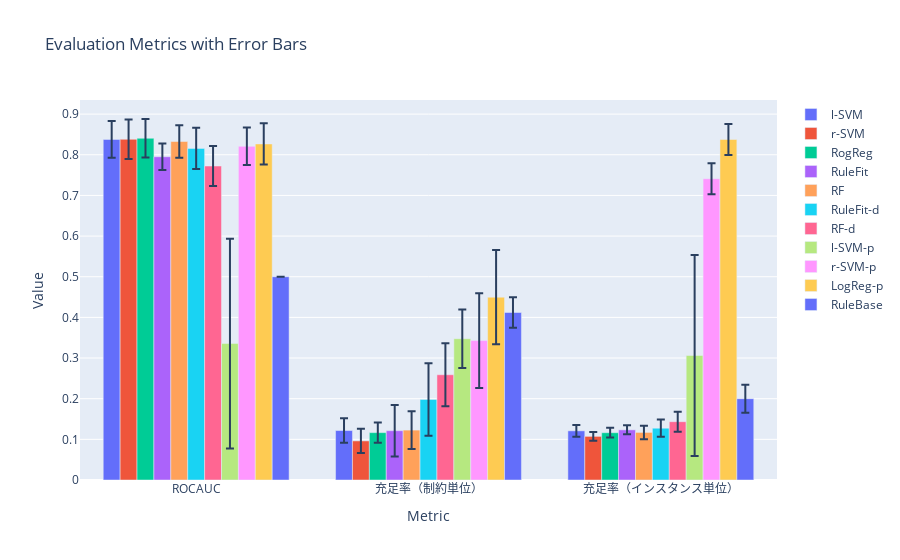

The code cell stored with this chart in its notebook:
### Code cell
import pandas as pd
import plotly.graph_objects as go

# 平均値データフレーム
df_mean = pd.DataFrame({
    'Model': ['l-SVM', 'r-SVM', 'RogReg', 'RuleFit', 'RF', 'RuleFit-d', 'RF-d', 'l-SVM-p', 'r-SVM-p', 'LogReg-p', 'RuleBase'],
    'ROCAUC': [0.837805, 0.838064, 0.840573, 0.795116, 0.8326, 0.815699, 0.772322, 0.33561, 0.820711, 0.826615, 0.5],
    '充足率（制約単位）': [0.121655, 0.096142, 0.116527, 0.121298, 0.122736, 0.198262, 0.258885, 0.347553, 0.342937, 0.44966, 0.412036],
    '充足率（インスタンス単位）': [0.120948, 0.107316, 0.116319, 0.12335, 0.117075, 0.127525, 0.143443, 0.306272, 0.741031, 0.837545, 0.200046]
})

# 標準偏差データフレーム
df_std = pd.DataFrame({
    'Model': ['l-SVM', 'r-SVM', 'RogReg', 'RuleFit', 'RF', 'RuleFit-d', 'RF-d', 'l-SVM-p', 'r-SVM-p', 'LogReg-p', 'RuleBase'],
    'ROCAUC': [0.045376, 0.048697, 0.047432, 0.032516, 0.039969, 0.050857, 0.049073, 0.257960, 0.046104, 0.050752, 0.000000],
    '充足率（制約単位）': [0.030232, 0.029686, 0.025154, 0.063186, 0.046222, 0.089186, 0.077494, 0.071983, 0.116543, 0.115921, 0.037669],
    '充足率（インスタンス単位）': [0.014256, 0.010717, 0.011969, 0.011024, 0.016640, 0.021341, 0.024663, 0.247300, 0.038207, 0.037951, 0.034524]
})

# データフレームを整形
df_mean_melt = df_mean.melt(id_vars='Model', var_name='Metric', value_name='Mean')
df_std_melt = df_std.melt(id_vars='Model', var_name='Metric', value_name='Std')

# データフレームをマージ
df = pd.merge(df_mean_melt, df_std_melt,  how='left', left_on=['Model','Metric'], right_on = ['Model','Metric'])

# プロット作成
fig = go.Figure()

for model in df['Model'].unique():
    df_sub = df[df['Model'] == model]
    fig.add_trace(go.Bar(
        name=model,
        x=df_sub['Metric'],
        y=df_sub['Mean'],
        error_y=dict(type='data', array=df_sub['Std'])
    ))

fig.update_layout(barmode='group', xaxis_title='Metric', yaxis_title='Value', title='Evaluation Metrics with Error Bars')
fig.show()

### Figure 1 — Plotly figure (JSON) as saved in the notebook; plotly's stock layout.template omitted (floating-point values rounded to 4 significant figures)
{"data": [{"error_y": {"array": [0.04538, 0.03023, 0.01426], "type": "data"}, "name": "l-SVM", "type": "bar", "x": ["ROCAUC", "充足率（制約単位）", "充足率（インスタンス単位）"], "y": [0.8378, 0.1217, 0.1209]}, {"error_y": {"array": [0.0487, 0.02969, 0.01072], "type": "data"}, "name": "r-SVM", "type": "bar", "x": ["ROCAUC", "充足率（制約単位）", "充足率（インスタンス単位）"], "y": [0.8381, 0.09614, 0.1073]}, {"error_y": {"array": [0.04743, 0.02515, 0.01197], "type": "data"}, "name": "RogReg", "type": "bar", "x": ["ROCAUC", "充足率（制約単位）", "充足率（インスタンス単位）"], "y": [0.8406, 0.1165, 0.1163]}, {"error_y": {"array": [0.03252, 0.06319, 0.01102], "type": "data"}, "name": "RuleFit", "type": "bar", "x": ["ROCAUC", "充足率（制約単位）", "充足率（インスタンス単位）"], "y": [0.7951, 0.1213, 0.1234]}, {"error_y": {"array": [0.03997, 0.04622, 0.01664], "type": "data"}, "name": "RF", "type": "bar", "x": ["ROCAUC", "充足率（制約単位）", "充足率（インスタンス単位）"], "y": [0.8326, 0.1227, 0.1171]}, {"error_y": {"array": [0.05086, 0.08919, 0.02134], "type": "data"}, "name": "RuleFit-d", "type": "bar", "x": ["ROCAUC", "充足率（制約単位）", "充足率（インスタンス単位）"], "y": [0.8157, 0.1983, 0.1275]}, {"error_y": {"array": [0.04907, 0.07749, 0.02466], "type": "data"}, "name": "RF-d", "type": "bar", "x": ["ROCAUC", "充足率（制約単位）", "充足率（インスタンス単位）"], "y": [0.7723, 0.2589, 0.1434]}, {"error_y": {"array": [0.258, 0.07198, 0.2473], "type": "data"}, "name": "l-SVM-p", "type": "bar", "x": ["ROCAUC", "充足率（制約単位）", "充足率（インスタンス単位）"], "y": [0.3356, 0.3476, 0.3063]}, {"error_y": {"array": [0.0461, 0.1165, 0.03821], "type": "data"}, "name": "r-SVM-p", "type": "bar", "x": ["ROCAUC", "充足率（制約単位）", "充足率（インスタンス単位）"], "y": [0.8207, 0.3429, 0.741]}, {"error_y": {"array": [0.05075, 0.1159, 0.03795], "type": "data"}, "name": "LogReg-p", "type": "bar", "x": ["ROCAUC", "充足率（制約単位）", "充足率（インスタンス単位）"], "y": [0.8266, 0.4497, 0.8375]}, {"error_y": {"array": [0, 0.03767, 0.03452], "type": "data"}, "name": "RuleBase", "type": "bar", "x": ["ROCAUC", "充足率（制約単位）", "充足率（インスタンス単位）"], "y": [0.5, 0.412, 0.2]}], "layout": {"barmode": "group", "title": {"text": "Evaluation Metrics with Error Bars"}, "xaxis": {"title": {"text": "Metric"}}, "yaxis": {"title": {"text": "Value"}}}}
